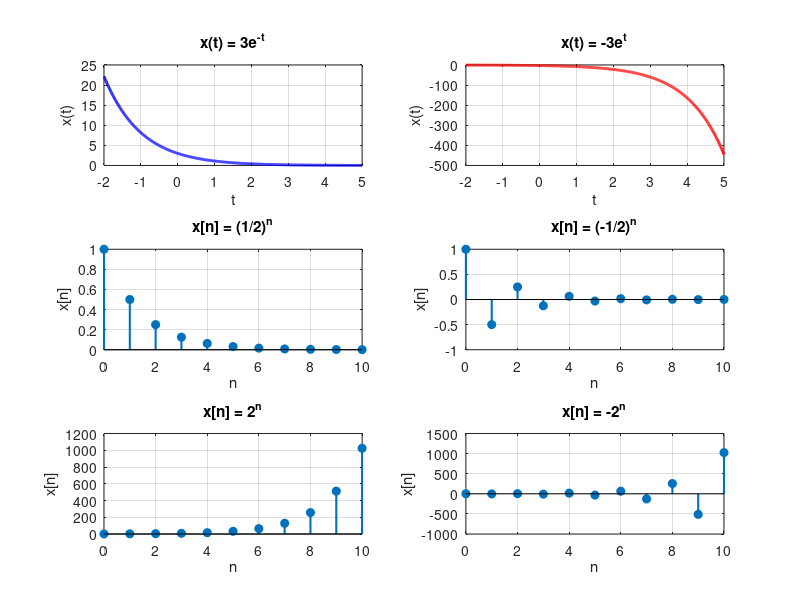

Source code (MATLAB):
% 清除變數與圖形
clear;
clf;

% === 連續時間函數定義 ===
t = -2:0.01:5;
x1 = 3 * exp(-t);     % x(t) = 3e^(-t)
x2 = -3 * exp(t);     % x(t) = -3e^t

% === 離散時間函數定義 ===
n = 0:10;
x3 = (1/2).^n;         % x[n] = (1/2)^n
x4 = (-1/2).^n;        % x[n] = (-1/2)^n
x5 = (2).^n;           % x[n] = 2^n
x6 = (-2).^n;          % x[n] = -2^n

% === 畫圖 ===
figure;

% 1. x(t) = 3e^(-t)
subplot(3,2,1);
plot(t, x1, 'b', 'LineWidth', 2);
title('x(t) = 3e^{-t}');
xlabel('t');
ylabel('x(t)');
grid on;

% 2. x(t) = -3e^t
subplot(3,2,2);
plot(t, x2, 'r', 'LineWidth', 2);
title('x(t) = -3e^{t}');
xlabel('t');
ylabel('x(t)');
grid on;

% 3. x[n] = (1/2)^n
subplot(3,2,3);
stem(n, x3, 'filled', 'LineWidth', 1.5);
title('x[n] = (1/2)^n');
xlabel('n');
ylabel('x[n]');
grid on;

% 4. x[n] = (-1/2)^n
subplot(3,2,4);
stem(n, x4, 'filled', 'LineWidth', 1.5);
title('x[n] = (-1/2)^n');
xlabel('n');
ylabel('x[n]');
grid on;

% 5. x[n] = 2^n
subplot(3,2,5);
stem(n, x5, 'filled', 'LineWidth', 1.5);
title('x[n] = 2^n');
xlabel('n');
ylabel('x[n]');
grid on;

% 6. x[n] = -2^n
subplot(3,2,6);
stem(n, x6, 'filled', 'LineWidth', 1.5);
title('x[n] = -2^n');
xlabel('n');
ylabel('x[n]');
grid on;
